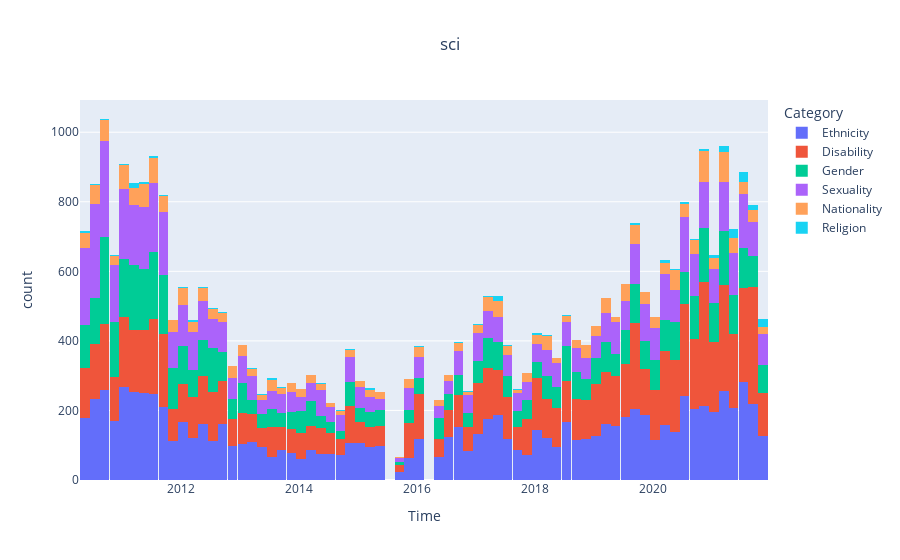
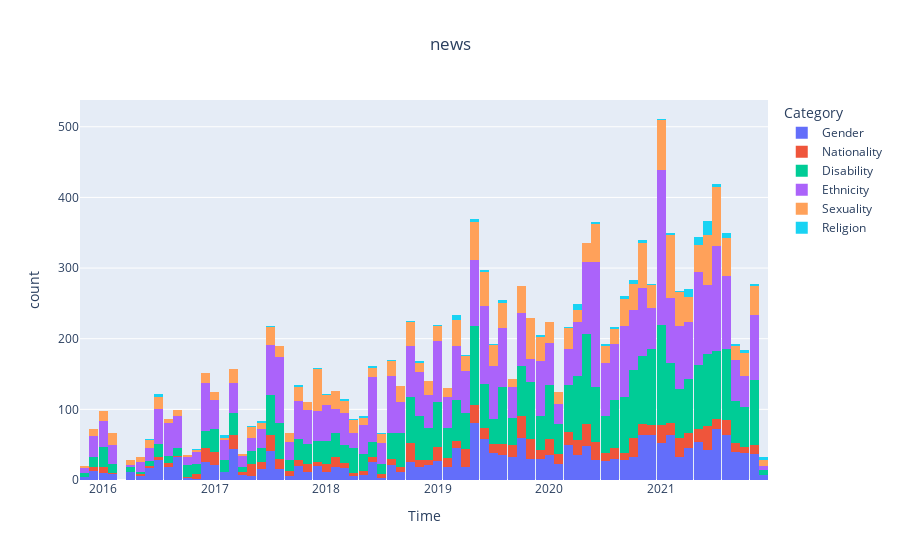

The code cell stored with these charts, in order, in its notebook:
### Code cell
fig = go.Figure()
fig2 = go.Figure()
normalize = True

for i, board in enumerate(['sci', 'news', 'pol', 'adv']):
    
    # load file
    if board=='pol':
        df0 = pd.read_csv("Counts/pol_counts_part0.csv")
        df1 = pd.read_csv("Counts/pol_counts_part1.csv")
        
        df = pd.concat([df0, df1], axis=0, ignore_index=True)
        
    else:
        df = pd.read_csv(f"Counts/{board}_counts.csv")
        
    # remove unnecessary column
    df = df.drop("content", axis=1)
    
    # remove post if no hate words
    df = df.dropna(how='any', axis=0)
        
    # change unix timestamp to pandas readable date and add column for month
    df['date'] = pd.to_datetime(df.timestamp, unit='s')
    df['month'] = pd.to_datetime(df.date).dt.to_period('M')
        
    # group posts by month and plot histogram
    grouped = df.groupby('month')['id'].count()
    grouped = grouped.reset_index()
    
    dates = grouped['month'].dt.to_timestamp()  # from period object back to timestamp for plotly compatibility
    data = grouped['id']
    
    # if we want percentage, compute and update 'data'
    df_final = pd.concat([dates, data], axis=1)
    if normalize:
        df_final.set_index('month', inplace=True)
        df_final['divisor'] = n_posts[f"n_posts_{board}"]
        df_final.id /= df_final.divisor
        data = df_final.id * 100
        
    # Add to figure. Hidden until selected from legend 
    fig.add_trace(go.Bar(x=dates, y=data, name=board, visible='legendonly'))
    
    
    ### For second plot, we look into the category of each slur
    # matched vocabulary into a list, and split list into different rows
    df['matched_vocab'] = df.matched_vocab.apply(lambda x: list(x.split(' ')))
    df = df.explode('matched_vocab')

    # add column for category of hate speech
    df['category'] = df.matched_vocab.apply(lambda x: category(x))
    df['dates'] = df.month.dt.to_timestamp()
    
    # plot histogram
    fig2 = px.histogram(df, x='dates', color='category', labels={'dates': 'Time', 'category': 'Category'}, title=f'{board}')
    fig2.update_layout(title_x=0.5)
    fig2.show()
    fig2.write_html(f"{board}_in_categories.html")
    
# Add slider to select range of x axis
fig.update_layout(
    xaxis=dict(
        rangeselector=dict(
            buttons=list([
                dict(count=1,
                     label="1m",
                     step="month",
                     stepmode="backward"),
                dict(count=6,
                     label="6m",
                     step="month",
                     stepmode="backward"),
                dict(count=1,
                     label="YTD",
                     step="year",
                     stepmode="todate"),
                dict(count=1,
                     label="1y",
                     step="year",
                     stepmode="backward"),
                dict(step="all")
            ])
        ),
        rangeslider=dict(
            visible=True
        ),
        type="date"
    )
)

if normalize:
    fig.update_layout(yaxis_title='Percentage of hateful posts')
    fig.show()
    fig.write_html("normalized_histograms.html")
else:
    fig.update_layout(yaxis_title='Number hateful posts')
    fig.show()
    fig.write_html("unnormalized_histograms.html")

### Figure 1 — Plotly figure (JSON) as saved in the notebook; plotly's stock layout.template omitted (floating-point values rounded to 4 significant figures; data arrays with more than 128 entries replaced by an {"elided": "..."} marker saying what was removed)
{"data": [{"alignmentgroup": "True", "bingroup": "x", "hovertemplate": "Category=Ethnicity<br>Time=%{x}<br>count=%{y}<extra></extra>", "legendgroup": "Ethnicity", "marker": {"color": "#636efa", "pattern": {"shape": ""}}, "name": "Ethnicity", "offsetgroup": "Ethnicity", "orientation": "v", "showlegend": true, "type": "histogram", "x": {"elided": "9837 str values"}, "xaxis": "x", "yaxis": "y"}, {"alignmentgroup": "True", "bingroup": "x", "hovertemplate": "Category=Disability<br>Time=%{x}<br>count=%{y}<extra></extra>", "legendgroup": "Disability", "marker": {"color": "#EF553B", "pattern": {"shape": ""}}, "name": "Disability", "offsetgroup": "Disability", "orientation": "v", "showlegend": true, "type": "histogram", "x": {"elided": "9248 str values"}, "xaxis": "x", "yaxis": "y"}, {"alignmentgroup": "True", "bingroup": "x", "hovertemplate": "Category=Gender<br>Time=%{x}<br>count=%{y}<extra></extra>", "legendgroup": "Gender", "marker": {"color": "#00cc96", "pattern": {"shape": ""}}, "name": "Gender", "offsetgroup": "Gender", "orientation": "v", "showlegend": true, "type": "histogram", "x": {"elided": "5889 str values"}, "xaxis": "x", "yaxis": "y"}, {"alignmentgroup": "True", "bingroup": "x", "hovertemplate": "Category=Sexuality<br>Time=%{x}<br>count=%{y}<extra></extra>", "legendgroup": "Sexuality", "marker": {"color": "#ab63fa", "pattern": {"shape": ""}}, "name": "Sexuality", "offsetgroup": "Sexuality", "orientation": "v", "showlegend": true, "type": "histogram", "x": {"elided": "6423 str values"}, "xaxis": "x", "yaxis": "y"}, {"alignmentgroup": "True", "bingroup": "x", "hovertemplate": "Category=Nationality<br>Time=%{x}<br>count=%{y}<extra></extra>", "legendgroup": "Nationality", "marker": {"color": "#FFA15A", "pattern": {"shape": ""}}, "name": "Nationality", "offsetgroup": "Nationality", "orientation": "v", "showlegend": true, "type": "histogram", "x": {"elided": "2273 str values"}, "xaxis": "x", "yaxis": "y"}, {"alignmentgroup": "True", "bingroup": "x", "hovertemplate": "Category=Religion<br>Time=%{x}<br>count=%{y}<extra></extra>", "legendgroup": "Religion", "marker": {"color": "#19d3f3", "pattern": {"shape": ""}}, "name": "Religion", "offsetgroup": "Religion", "orientation": "v", "showlegend": true, "type": "histogram", "x": {"elided": "278 str values"}, "xaxis": "x", "yaxis": "y"}], "layout": {"barmode": "relative", "legend": {"title": {"text": "Category"}, "tracegroupgap": 0}, "title": {"text": "sci", "x": 0.5}, "xaxis": {"anchor": "y", "domain": [0, 1], "title": {"text": "Time"}}, "yaxis": {"anchor": "x", "domain": [0, 1], "title": {"text": "count"}}}}

### Figure 2 — Plotly figure (JSON) as saved in the notebook; plotly's stock layout.template omitted (floating-point values rounded to 4 significant figures; data arrays with more than 128 entries replaced by an {"elided": "..."} marker saying what was removed)
{"data": [{"alignmentgroup": "True", "bingroup": "x", "hovertemplate": "Category=Gender<br>Time=%{x}<br>count=%{y}<extra></extra>", "legendgroup": "Gender", "marker": {"color": "#636efa", "pattern": {"shape": ""}}, "name": "Gender", "offsetgroup": "Gender", "orientation": "v", "showlegend": true, "type": "histogram", "x": {"elided": "2069 str values"}, "xaxis": "x", "yaxis": "y"}, {"alignmentgroup": "True", "bingroup": "x", "hovertemplate": "Category=Nationality<br>Time=%{x}<br>count=%{y}<extra></extra>", "legendgroup": "Nationality", "marker": {"color": "#EF553B", "pattern": {"shape": ""}}, "name": "Nationality", "offsetgroup": "Nationality", "orientation": "v", "showlegend": true, "type": "histogram", "x": {"elided": "976 str values"}, "xaxis": "x", "yaxis": "y"}, {"alignmentgroup": "True", "bingroup": "x", "hovertemplate": "Category=Disability<br>Time=%{x}<br>count=%{y}<extra></extra>", "legendgroup": "Disability", "marker": {"color": "#00cc96", "pattern": {"shape": ""}}, "name": "Disability", "offsetgroup": "Disability", "orientation": "v", "showlegend": true, "type": "histogram", "x": {"elided": "3659 str values"}, "xaxis": "x", "yaxis": "y"}, {"alignmentgroup": "True", "bingroup": "x", "hovertemplate": "Category=Ethnicity<br>Time=%{x}<br>count=%{y}<extra></extra>", "legendgroup": "Ethnicity", "marker": {"color": "#ab63fa", "pattern": {"shape": ""}}, "name": "Ethnicity", "offsetgroup": "Ethnicity", "orientation": "v", "showlegend": true, "type": "histogram", "x": {"elided": "4506 str values"}, "xaxis": "x", "yaxis": "y"}, {"alignmentgroup": "True", "bingroup": "x", "hovertemplate": "Category=Sexuality<br>Time=%{x}<br>count=%{y}<extra></extra>", "legendgroup": "Sexuality", "marker": {"color": "#FFA15A", "pattern": {"shape": ""}}, "name": "Sexuality", "offsetgroup": "Sexuality", "orientation": "v", "showlegend": true, "type": "histogram", "x": {"elided": "1929 str values"}, "xaxis": "x", "yaxis": "y"}, {"alignmentgroup": "True", "bingroup": "x", "hovertemplate": "Category=Religion<br>Time=%{x}<br>count=%{y}<extra></extra>", "legendgroup": "Religion", "marker": {"color": "#19d3f3", "pattern": {"shape": ""}}, "name": "Religion", "offsetgroup": "Religion", "orientation": "v", "showlegend": true, "type": "histogram", "x": {"elided": "173 str values"}, "xaxis": "x", "yaxis": "y"}], "layout": {"barmode": "relative", "legend": {"title": {"text": "Category"}, "tracegroupgap": 0}, "title": {"text": "news", "x": 0.5}, "xaxis": {"anchor": "y", "domain": [0, 1], "title": {"text": "Time"}}, "yaxis": {"anchor": "x", "domain": [0, 1], "title": {"text": "count"}}}}
